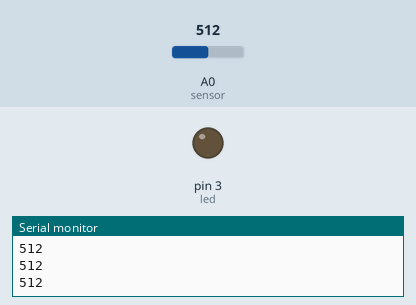
The sketch below on a simulated Arduino Uno, built with avr-gcc and run on an emulated ATmega328P. Parts: output pins drawn as LEDs (lit = HIGH), the last lines printed to the serial monitor. The test bench sets the inputs (shaded band); at power-on: A0 (sensor) = 512.

Above: at 1.2 s.
1.3 s: A0 (sensor) set to 109
2.8 s: A0 (sensor) set to 94
At 3.1 s:
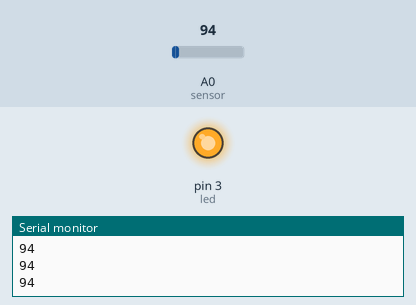
4.3 s: A0 (sensor) set to 110
At 5.5 s:
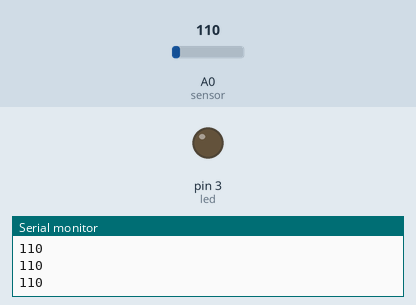
5.8 s: A0 (sensor) set to 90
At 6.9 s:
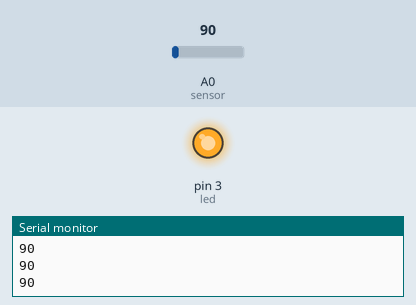
Timing chart, 0 to 8.3 s (numbered marks = the images above; inputs shaded):
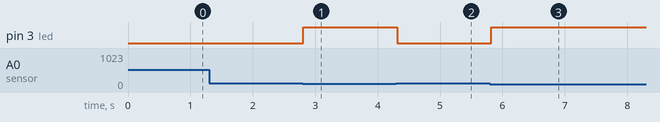

The sketch:

frantic_crift_esboo1.ino
```cpp
// C++ code
// Iasmin Angel

int led = 3;
int sensor = A0;
int valorSensor = 0;


void setup()
{
  pinMode(led, OUTPUT);
  Serial.begin (9600);
}

void loop()
{
  valorSensor = analogRead(sensor);
  Serial.println(valorSensor);

  if(valorSensor < 100){
  	digitalWrite (led,HIGH);
  } else {
  	digitalWrite (led,LOW);
  }

  delay(100);
}
```

Measured:
- the behaviour switches between 100 and 99 on A0 (sensor) (found by bisection; images 0 and 1)
- after the input at 2.8 s, pin 3 (led): LOW → HIGH at once
- after the input at 4.3 s, pin 3 (led): HIGH → LOW at once
- after the input at 5.8 s, pin 3 (led): LOW → HIGH at once
